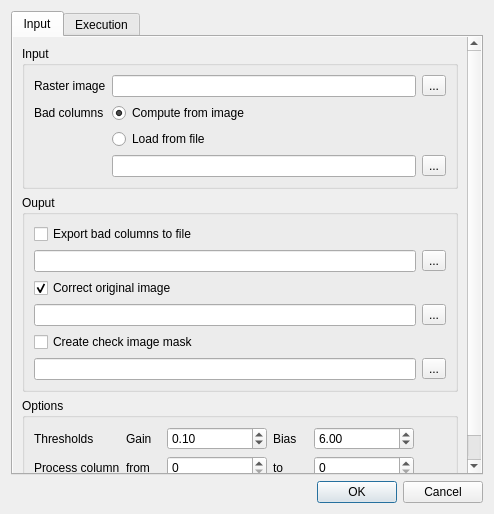
<?xml version="1.0" encoding="UTF-8"?>
<ui version="4.0">
 <class>ColumnCorrector</class>
 <widget class="QDialog" name="ColumnCorrector">
  <property name="windowModality">
   <enum>Qt::ApplicationModal</enum>
  </property>
  <property name="geometry">
   <rect>
    <x>0</x>
    <y>0</y>
    <width>494</width>
    <height>514</height>
   </rect>
  </property>
  <property name="windowTitle">
   <string>Column Corrector</string>
  </property>
  <property name="windowIcon">
   <iconset resource="resources.qrc">
    <normaloff>:/sumbandilasat/icons/toolbar/columncorrector.png</normaloff>:/sumbandilasat/icons/toolbar/columncorrector.png</iconset>
  </property>
  <layout class="QGridLayout" name="gridLayout">
   <item row="2" column="0">
    <widget class="QDialogButtonBox" name="buttonBox">
     <property name="standardButtons">
      <set>QDialogButtonBox::Cancel|QDialogButtonBox::Ok</set>
     </property>
    </widget>
   </item>
   <item row="1" column="0">
    <widget class="QTabWidget" name="tabWidget">
     <property name="currentIndex">
      <number>0</number>
     </property>
     <widget class="QWidget" name="tab">
      <attribute name="title">
       <string>Input</string>
      </attribute>
      <layout class="QGridLayout" name="gridLayout_5">
       <property name="margin">
        <number>0</number>
       </property>
       <item row="0" column="0">
        <widget class="QScrollArea" name="scrollArea">
         <property name="frameShape">
          <enum>QFrame::NoFrame</enum>
         </property>
         <property name="widgetResizable">
          <bool>true</bool>
         </property>
         <widget class="QWidget" name="scrollAreaWidgetContents">
          <property name="geometry">
           <rect>
            <x>0</x>
            <y>0</y>
            <width>470</width>
            <height>441</height>
           </rect>
          </property>
          <layout class="QGridLayout" name="gridLayout_7">
           <item row="0" column="0">
            <widget class="QGroupBox" name="groupBox">
             <property name="title">
              <string>Input</string>
             </property>
             <layout class="QGridLayout" name="gridLayout_2">
              <item row="0" column="0">
               <widget class="QLabel" name="label">
                <property name="text">
                 <string>Raster image</string>
                </property>
               </widget>
              </item>
              <item row="0" column="1">
               <widget class="QLineEdit" name="rasterLineEdit"/>
              </item>
              <item row="0" column="2">
               <widget class="QToolButton" name="rasterButton">
                <property name="text">
                 <string>...</string>
                </property>
               </widget>
              </item>
              <item row="1" column="0">
               <widget class="QLabel" name="label_2">
                <property name="text">
                 <string>Bad columns</string>
                </property>
               </widget>
              </item>
              <item row="1" column="1" colspan="2">
               <widget class="QRadioButton" name="computeRadioButton">
                <property name="text">
                 <string>Compute from image</string>
                </property>
                <property name="checked">
                 <bool>true</bool>
                </property>
               </widget>
              </item>
              <item row="2" column="1" colspan="2">
               <widget class="QRadioButton" name="loadRadioButton">
                <property name="text">
                 <string>Load from file</string>
                </property>
               </widget>
              </item>
              <item row="3" column="1">
               <widget class="QLineEdit" name="loadLineEdit"/>
              </item>
              <item row="3" column="2">
               <widget class="QToolButton" name="loadButton">
                <property name="text">
                 <string>...</string>
                </property>
               </widget>
              </item>
             </layout>
            </widget>
           </item>
           <item row="1" column="0">
            <widget class="QGroupBox" name="groupBox_2">
             <property name="title">
              <string>Ouput</string>
             </property>
             <layout class="QGridLayout" name="gridLayout_3">
              <item row="0" column="0" colspan="2">
               <widget class="QCheckBox" name="exportCheckBox">
                <property name="text">
                 <string>Export bad columns to file</string>
                </property>
               </widget>
              </item>
              <item row="1" column="0">
               <widget class="QLineEdit" name="exportLineEdit"/>
              </item>
              <item row="1" column="1">
               <widget class="QToolButton" name="exportButton">
                <property name="text">
                 <string>...</string>
                </property>
               </widget>
              </item>
              <item row="2" column="0" colspan="2">
               <widget class="QCheckBox" name="correctCheckBox">
                <property name="text">
                 <string>Correct original image</string>
                </property>
                <property name="checked">
                 <bool>true</bool>
                </property>
               </widget>
              </item>
              <item row="3" column="0">
               <widget class="QLineEdit" name="correctLineEdit"/>
              </item>
              <item row="3" column="1">
               <widget class="QToolButton" name="correctButton">
                <property name="text">
                 <string>...</string>
                </property>
               </widget>
              </item>
              <item row="4" column="0" colspan="2">
               <widget class="QCheckBox" name="maskCheckBox">
                <property name="text">
                 <string>Create check image mask</string>
                </property>
               </widget>
              </item>
              <item row="5" column="0">
               <widget class="QLineEdit" name="maskLineEdit"/>
              </item>
              <item row="5" column="1">
               <widget class="QToolButton" name="maskButton">
                <property name="text">
                 <string>...</string>
                </property>
               </widget>
              </item>
             </layout>
            </widget>
           </item>
           <item row="2" column="0">
            <widget class="QGroupBox" name="groupBox_3">
             <property name="title">
              <string>Options</string>
             </property>
             <layout class="QGridLayout" name="gridLayout_4">
              <item row="0" column="0">
               <widget class="QLabel" name="label_7">
                <property name="text">
                 <string>Thresholds</string>
                </property>
               </widget>
              </item>
              <item row="0" column="1">
               <widget class="QWidget" name="widget_5" native="true">
                <layout class="QHBoxLayout" name="horizontalLayout_8">
                 <property name="margin">
                  <number>0</number>
                 </property>
                 <item>
                  <widget class="QLabel" name="label_8">
                   <property name="minimumSize">
                    <size>
                     <width>35</width>
                     <height>0</height>
                    </size>
                   </property>
                   <property name="text">
                    <string>Gain</string>
                   </property>
                  </widget>
                 </item>
                 <item>
                  <widget class="QDoubleSpinBox" name="gainThreshold">
                   <property name="minimumSize">
                    <size>
                     <width>100</width>
                     <height>0</height>
                    </size>
                   </property>
                   <property name="maximumSize">
                    <size>
                     <width>100</width>
                     <height>16777215</height>
                    </size>
                   </property>
                   <property name="singleStep">
                    <double>0.010000000000000</double>
                   </property>
                   <property name="value">
                    <double>0.100000000000000</double>
                   </property>
                  </widget>
                 </item>
                 <item>
                  <widget class="QLabel" name="label_10">
                   <property name="minimumSize">
                    <size>
                     <width>35</width>
                     <height>0</height>
                    </size>
                   </property>
                   <property name="text">
                    <string>Bias</string>
                   </property>
                  </widget>
                 </item>
                 <item>
                  <widget class="QDoubleSpinBox" name="biasThreshold">
                   <property name="minimumSize">
                    <size>
                     <width>100</width>
                     <height>0</height>
                    </size>
                   </property>
                   <property name="maximumSize">
                    <size>
                     <width>100</width>
                     <height>16777215</height>
                    </size>
                   </property>
                   <property name="maximum">
                    <double>9999.000000000000000</double>
                   </property>
                   <property name="singleStep">
                    <double>0.100000000000000</double>
                   </property>
                   <property name="value">
                    <double>6.000000000000000</double>
                   </property>
                  </widget>
                 </item>
                 <item>
                  <spacer name="horizontalSpacer_2">
                   <property name="orientation">
                    <enum>Qt::Horizontal</enum>
                   </property>
                   <property name="sizeHint" stdset="0">
                    <size>
                     <width>40</width>
                     <height>20</height>
                    </size>
                   </property>
                  </spacer>
                 </item>
                </layout>
               </widget>
              </item>
              <item row="1" column="0">
               <widget class="QLabel" name="label_11">
                <property name="text">
                 <string>Process column</string>
                </property>
               </widget>
              </item>
              <item row="1" column="1">
               <widget class="QWidget" name="widget_8" native="true">
                <layout class="QHBoxLayout" name="horizontalLayout_9">
                 <property name="margin">
                  <number>0</number>
                 </property>
                 <item>
                  <widget class="QLabel" name="label_12">
                   <property name="minimumSize">
                    <size>
                     <width>35</width>
                     <height>0</height>
                    </size>
                   </property>
                   <property name="text">
                    <string>from</string>
                   </property>
                  </widget>
                 </item>
                 <item>
                  <widget class="QSpinBox" name="startCol">
                   <property name="minimumSize">
                    <size>
                     <width>100</width>
                     <height>0</height>
                    </size>
                   </property>
                   <property name="maximumSize">
                    <size>
                     <width>100</width>
                     <height>16777215</height>
                    </size>
                   </property>
                   <property name="maximum">
                    <number>999999</number>
                   </property>
                  </widget>
                 </item>
                 <item>
                  <widget class="QLabel" name="label_13">
                   <property name="minimumSize">
                    <size>
                     <width>35</width>
                     <height>0</height>
                    </size>
                   </property>
                   <property name="text">
                    <string>to</string>
                   </property>
                  </widget>
                 </item>
                 <item>
                  <widget class="QSpinBox" name="stopCol">
                   <property name="minimumSize">
                    <size>
                     <width>100</width>
                     <height>0</height>
                    </size>
                   </property>
                   <property name="maximumSize">
                    <size>
                     <width>100</width>
                     <height>16777215</height>
                    </size>
                   </property>
                   <property name="maximum">
                    <number>999999</number>
                   </property>
                  </widget>
                 </item>
                 <item>
                  <spacer name="horizontalSpacer_3">
                   <property name="orientation">
                    <enum>Qt::Horizontal</enum>
                   </property>
                   <property name="sizeHint" stdset="0">
                    <size>
                     <width>40</width>
                     <height>20</height>
                    </size>
                   </property>
                  </spacer>
                 </item>
                </layout>
               </widget>
              </item>
             </layout>
            </widget>
           </item>
          </layout>
         </widget>
        </widget>
       </item>
      </layout>
     </widget>
     <widget class="QWidget" name="tab_2">
      <attribute name="title">
       <string>Execution</string>
      </attribute>
      <layout class="QGridLayout" name="gridLayout_6">
       <item row="0" column="0">
        <widget class="QLabel" name="taskLabel">
         <property name="text">
          <string>Task progress</string>
         </property>
        </widget>
       </item>
       <item row="0" column="1">
        <widget class="QLabel" name="label_9">
         <property name="text">
          <string>Faulty columns</string>
         </property>
        </widget>
       </item>
       <item row="1" column="0">
        <widget class="QProgressBar" name="taskProgressBar">
         <property name="value">
          <number>0</number>
         </property>
        </widget>
       </item>
       <item row="1" column="1" rowspan="4">
        <widget class="QListWidget" name="listWidget">
         <property name="maximumSize">
          <size>
           <width>100</width>
           <height>16777215</height>
          </size>
         </property>
        </widget>
       </item>
       <item row="2" column="0">
        <widget class="QLabel" name="label_5">
         <property name="text">
          <string>Total progress</string>
         </property>
        </widget>
       </item>
       <item row="3" column="0">
        <widget class="QProgressBar" name="totalProgressBar">
         <property name="value">
          <number>0</number>
         </property>
        </widget>
       </item>
       <item row="4" column="0">
        <widget class="QTextEdit" name="log"/>
       </item>
      </layout>
     </widget>
    </widget>
   </item>
  </layout>
 </widget>
 <resources>
  <include location="../../resources.qrc"/>
  <include location="resources.qrc"/>
 </resources>
 <connections>
  <connection>
   <sender>exportCheckBox</sender>
   <signal>toggled(bool)</signal>
   <receiver>exportLineEdit</receiver>
   <slot>setVisible(bool)</slot>
   <hints>
    <hint type="sourcelabel">
     <x>51</x>
     <y>203</y>
    </hint>
    <hint type="destinationlabel">
     <x>53</x>
     <y>219</y>
    </hint>
   </hints>
  </connection>
  <connection>
   <sender>exportCheckBox</sender>
   <signal>toggled(bool)</signal>
   <receiver>exportButton</receiver>
   <slot>setVisible(bool)</slot>
   <hints>
    <hint type="sourcelabel">
     <x>322</x>
     <y>203</y>
    </hint>
    <hint type="destinationlabel">
     <x>447</x>
     <y>228</y>
    </hint>
   </hints>
  </connection>
  <connection>
   <sender>correctCheckBox</sender>
   <signal>toggled(bool)</signal>
   <receiver>correctLineEdit</receiver>
   <slot>setHidden(bool)</slot>
   <hints>
    <hint type="sourcelabel">
     <x>108</x>
     <y>251</y>
    </hint>
    <hint type="destinationlabel">
     <x>106</x>
     <y>274</y>
    </hint>
   </hints>
  </connection>
  <connection>
   <sender>correctCheckBox</sender>
   <signal>toggled(bool)</signal>
   <receiver>correctButton</receiver>
   <slot>setHidden(bool)</slot>
   <hints>
    <hint type="sourcelabel">
     <x>351</x>
     <y>253</y>
    </hint>
    <hint type="destinationlabel">
     <x>446</x>
     <y>278</y>
    </hint>
   </hints>
  </connection>
  <connection>
   <sender>maskCheckBox</sender>
   <signal>toggled(bool)</signal>
   <receiver>maskLineEdit</receiver>
   <slot>setVisible(bool)</slot>
   <hints>
    <hint type="sourcelabel">
     <x>64</x>
     <y>304</y>
    </hint>
    <hint type="destinationlabel">
     <x>70</x>
     <y>320</y>
    </hint>
   </hints>
  </connection>
  <connection>
   <sender>maskCheckBox</sender>
   <signal>toggled(bool)</signal>
   <receiver>maskButton</receiver>
   <slot>setVisible(bool)</slot>
   <hints>
    <hint type="sourcelabel">
     <x>354</x>
     <y>299</y>
    </hint>
    <hint type="destinationlabel">
     <x>443</x>
     <y>321</y>
    </hint>
   </hints>
  </connection>
  <connection>
   <sender>loadRadioButton</sender>
   <signal>toggled(bool)</signal>
   <receiver>loadLineEdit</receiver>
   <slot>setVisible(bool)</slot>
   <hints>
    <hint type="sourcelabel">
     <x>120</x>
     <y>118</y>
    </hint>
    <hint type="destinationlabel">
     <x>130</x>
     <y>143</y>
    </hint>
   </hints>
  </connection>
  <connection>
   <sender>loadRadioButton</sender>
   <signal>toggled(bool)</signal>
   <receiver>loadButton</receiver>
   <slot>setVisible(bool)</slot>
   <hints>
    <hint type="sourcelabel">
     <x>368</x>
     <y>121</y>
    </hint>
    <hint type="destinationlabel">
     <x>445</x>
     <y>146</y>
    </hint>
   </hints>
  </connection>
  <connection>
   <sender>computeRadioButton</sender>
   <signal>toggled(bool)</signal>
   <receiver>loadLineEdit</receiver>
   <slot>setHidden(bool)</slot>
   <hints>
    <hint type="sourcelabel">
     <x>170</x>
     <y>98</y>
    </hint>
    <hint type="destinationlabel">
     <x>219</x>
     <y>140</y>
    </hint>
   </hints>
  </connection>
  <connection>
   <sender>computeRadioButton</sender>
   <signal>toggled(bool)</signal>
   <receiver>loadButton</receiver>
   <slot>setHidden(bool)</slot>
   <hints>
    <hint type="sourcelabel">
     <x>252</x>
     <y>95</y>
    </hint>
    <hint type="destinationlabel">
     <x>448</x>
     <y>140</y>
    </hint>
   </hints>
  </connection>
 </connections>
</ui>
